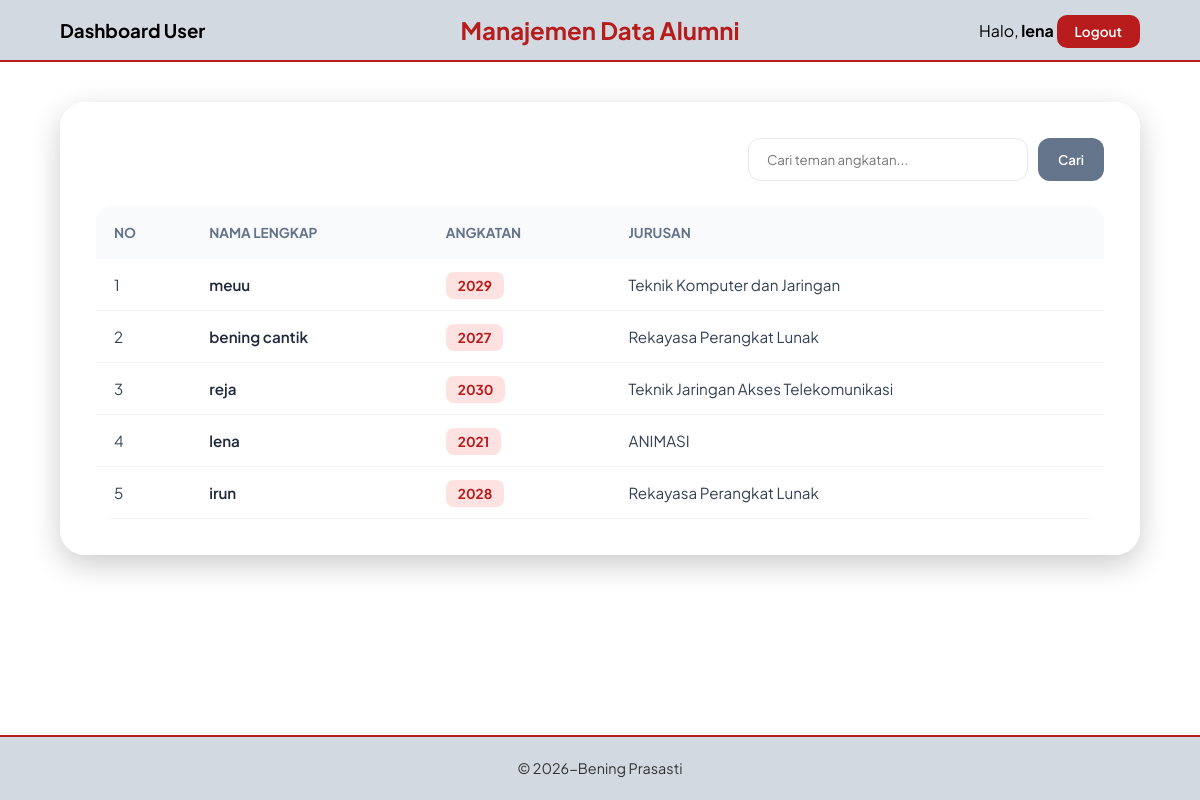
The app's page /dashboard_user.php (signed in) with its own data.
### tables this page shows
CREATE TABLE `alumni` (
  `id` int(11) NOT NULL,
  `nama_lengkap` varchar(100) DEFAULT NULL,
  `angkatan` year(4) DEFAULT NULL,
  `jurusan` varchar(100) DEFAULT NULL
);

### dashboard_user.php (the view, shortened to what this page needs)
<?php
include 'koneksi.php';
$keyword = "";
if (isset($_POST['search'])) {
    $keyword = $_POST['keyword'];
    $query = "SELECT * FROM alumni WHERE
              nama_lengkap LIKE '%$keyword%' OR
              angkatan LIKE '%$keyword%' OR
              jurusan LIKE '%$keyword%'";
} else {
    $query = "SELECT * FROM alumni";
}
$result = mysqli_query($conn, $query);
?>
<!DOCTYPE html>
<html lang="id">
<head>
    <link rel="stylesheet" href="css/dashboard.css">
</head>
<body>
    <div class="admin-container">
        <header class="main-header">
    <div class="header-left">
        <h3>Dashboard User</h3>
    </div>
    <div class="header-center">
        <h2>Manajemen Data Alumni</h2>
    </div>
    <div class="header-right">
        <span>Halo, <strong><?php echo $_SESSION['username']; ?></strong></span>
        <a href="logout.php" class="btn-logout">Logout</a>
    </div>
</header>
        <main class="content">
            <div class="glass-card">
            <div class="action-bar user-bar">
                <form method="POST" class="search-form">
                <input type="text" name="keyword" placeholder="Cari teman angkatan..." value="<?php echo $keyword; ?>">
                <button type="submit" name="search" class="btn-search">Cari</button>
                </form>
            </div>
            <div class="table-container">
    <table>
    <thead>
        <tr>
            <th>No</th>
            <th>Nama Lengkap</th>
            <th>Angkatan</th>
            <th>Jurusan</th>
        </tr>
    </thead>
        <tbody>
            <?php
            if (mysqli_num_rows($result) > 0) {
                $no = 1;
                while ($row = mysqli_fetch_assoc($result)) { ?>
                <tr>
                    <td><?php echo $no++; ?></td>
                    <td class="name-cell"><?php echo $row['nama_lengkap']; ?></td>
                    <td><span class="badge-year"><?php echo $row['angkatan']; ?></span></td>
                    <td><?php echo $row['jurusan']; ?></td>
                </tr>
            <?php }
                } else {
                echo "<tr><td colspan='3' class='empty-row'>Data tidak ditemukan.</td></tr>";
                }
                ?>
                        </tbody>
                    </table>
                </div>
            </div>
        </main>
        <footer class="main-footer">
            <p>&copy; 2026-Bening Prasasti</p>
        </footer>
    </div>
</body>
</html>

### css/dashboard.css (style rules this page uses)
* { margin: 0; padding: 0; box-sizing: border-box; font-family: 'Plus Jakarta Sans', sans-serif; }
body { display: flex; flex-direction: column; min-height: 100vh; margin: 0; position: relative; }
.admin-container { display: flex; flex-direction: column; flex: 1; }
.main-header { background: #d2d9e0; backdrop-filter: blur(10px); padding: 15px 5%; display: flex; justify-content: space-between; align-items: center; border-bottom: 2px solid #b91c1c; }
.header-left { flex: 1; text-align: left; }
.header-center { flex: 1; text-align: center; }
.header-right { flex: 1; text-align: right; }
.header-center h2 { color: #b71c1c; margin: 0; }
.header-left h3 { margin: 0; }
.btn-logout { text-decoration: none; background: #b91c1c; color: white; padding: 8px 18px; border-radius: 10px; font-weight: 600; font-size: 0.85rem; transition: 0.3s; }
.content { flex: 1; padding: 40px 5%; max-width: 1200px; margin: 0 auto; width: 100%; }
.glass-card { background: rgba(255, 255, 255, 0.9); backdrop-filter: blur(20px); padding: 35px; border-radius: 25px; box-shadow: 0 10px 30px rgba(0,0,0,0.2); border: 1px solid rgba(255, 255, 255, 0.5); }
.action-bar { display: flex; justify-content: space-between; margin-bottom: 25px; gap: 15px; }
.user-bar { justify-content: flex-end; }
.search-form { display: flex; gap: 10px; }
.search-form input { padding: 12px 18px; border: 1.5px solid #e5e7eb; border-radius: 12px; width: 280px; outline: none; background: white; }
.btn-search { padding: 12px 20px; background: #64748b; color: white; border: none; border-radius: 12px; cursor: pointer; font-weight: 600; }
.table-container { overflow-x: auto; border-radius: 15px; }
table { width: 100%; border-collapse: collapse; background: white; }
th { background: #f8fafc; color: #64748b; padding: 18px; text-align: left; font-size: 0.85rem; font-weight: 700; text-transform: uppercase; }
td { padding: 16px 18px; border-bottom: 1px solid #f1f5f9; color: #334155; font-size: 0.95rem; }
.name-cell { font-weight: 600; color: #1e293b; }
.badge-year { background: #fee2e2; color: #b91c1c; padding: 5px 12px; border-radius: 8px; font-size: 0.85rem; font-weight: 700; }
.main-footer { background: #d2d9e0; backdrop-filter: blur(10px); padding: 20px; text-align: center; border-top: 2px solid #b91c1c; width: 100%; color: #333; font-size: 0.9rem; line-height: 1.6; }

### records on screen
alumni: nama_lengkap "meuu", angkatan "2029", jurusan "Teknik Komputer dan Jaringan"
alumni: nama_lengkap "bening cantik", angkatan "2027", jurusan "Rekayasa Perangkat Lunak"
alumni: nama_lengkap "reja", angkatan "2030", jurusan "Teknik Jaringan Akses Telekomunikasi"
alumni: nama_lengkap "lena", angkatan "2021", jurusan "ANIMASI"
alumni: nama_lengkap "irun", angkatan "2028", jurusan "Rekayasa Perangkat Lunak"

### other values on screen
$_SESSION['username'] "lena"
